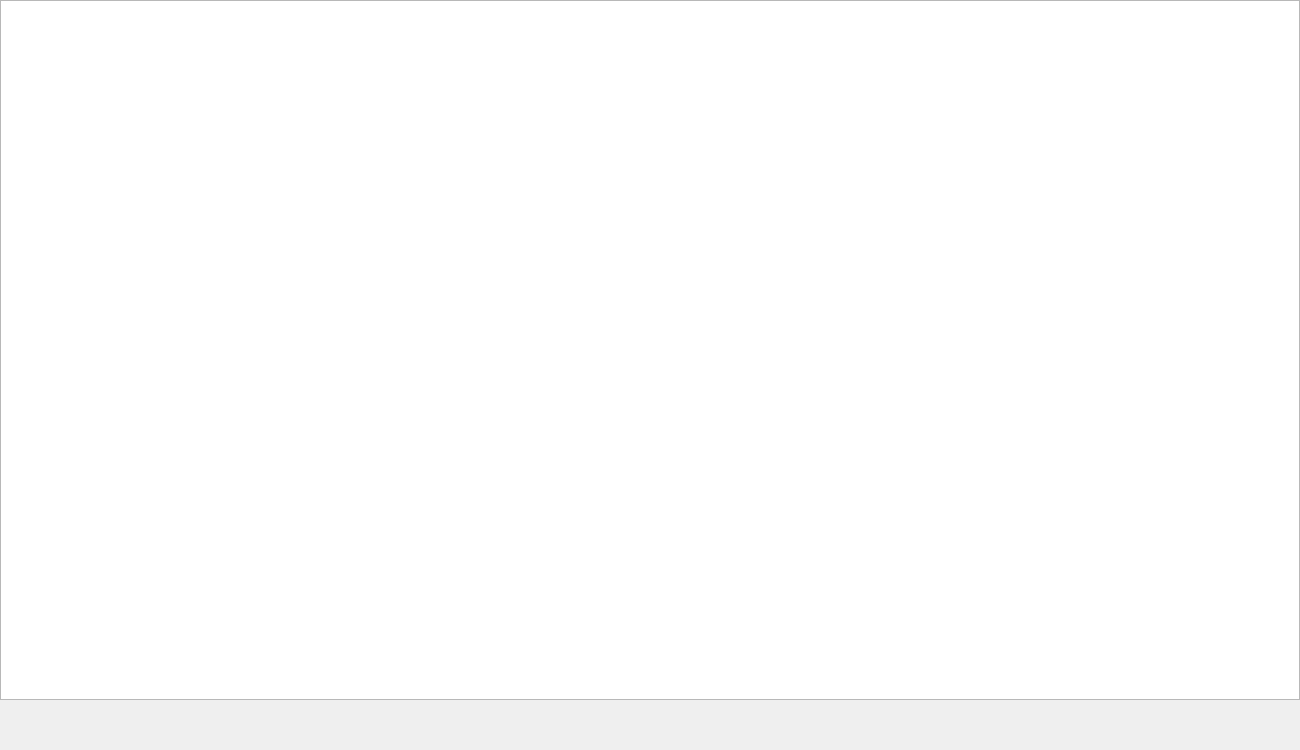
<?xml version="1.0" encoding="UTF-8"?>
<ui version="4.0">
 <class>Widget</class>
 <widget class="QWidget" name="Widget">
  <property name="geometry">
   <rect>
    <x>0</x>
    <y>0</y>
    <width>1300</width>
    <height>750</height>
   </rect>
  </property>
  <property name="windowTitle">
   <string>Widget</string>
  </property>
  <widget class="QGraphicsView" name="graphicsView">
   <property name="geometry">
    <rect>
     <x>0</x>
     <y>0</y>
     <width>1300</width>
     <height>700</height>
    </rect>
   </property>
  </widget>
 </widget>
 <resources/>
 <connections/>
</ui>
